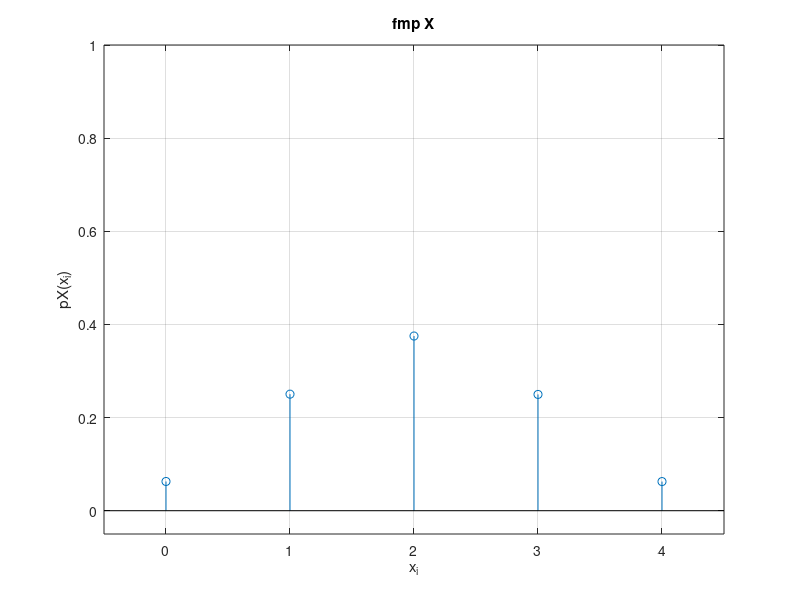

Here is the MATLAB script that generated this plot:
%% a)

N = 1e6;

x_i = 0:4;
p_cara = 0.5; % probabilidade de sair cara em 1 lancamento
n = 4;

pX = zeros(1,n+1);

for i = x_i
    successos = sum(sum(rand(n,N) < p_cara) == i);
    p_i = successos/N;
    pX(i+1) = p_i;
end


stem(x_i,pX), xlabel("x_i"), ylabel("pX(x_i)"), axis([-0.5,4.5 -0.05,1]), title("fmp X");
grid on;

%% b)

E_x = sum(x_i.*pX);  % E[x]
% E_x2 = x_i * pX'   % ou !!

E_xx = sum((x_i.^2).*pX); % E[x^2]
var_x = E_xx - E_x^2;      % var(x) = E[x^2] - E[x]^2

desvio_padrao = sqrt(var_x);

disp("Valor esperado: ~"+E_x);
disp("Variancia: ~"+var_x);
disp("Desvio padrao: ~"+desvio_padrao);

%% c)

% Distribuiçao Binomial -> px = C(n,k) * p^k * (1-p)^(n-k)

%% d)

x_i = 0:4;
p_cara = 0.5; % probabilidade de sair cara em 1 lancamento
n = 4;

pX_teorico = zeros(1,n);

for k = x_i
    pX_teorico(k+1) = nchoosek(n,k) * p_cara^k * (1-p_cara)^(n-k);
end

% figure;
% stem(x_i,pX_teorico), xlabel("x_i"), ylabel("pX(x_i)"), axis([0,4 0,1]);

disp("pX experimental: ");
disp(pX)
disp("pX teorica: ");
disp(pX_teorico)

%% e)

% Em uma Distribuiçao Binomial -> E[x] = n*p
%                                 var(x) = n*p*(1-p)

p_cara = 0.5; % probabilidade de sair cara em 1 lancamento
n = 4;

E_x_teorico = n * p_cara;

var_x_teorico = n * p_cara * (1-p_cara); 

desvio_padrao_teorico = sqrt(var_x_teorico);

disp("Valor esperado: "+E_x_teorico);
disp("Variancia: "+var_x_teorico);
disp("Desvio padrao: "+desvio_padrao_teorico);

%% f)

% indexs comecam em 1, logo somamos sempre 1 :(

p_i = sum(pX_teorico(x_i>=2));

p_ii = sum(pX_teorico(x_i<=1));

p_iii = pX_teorico(1+1) + pX_teorico(2+1) + pX_teorico(3+1);

disp("i. "+p_i);
disp("ii. "+p_ii);
disp("iii. "+p_iii);



